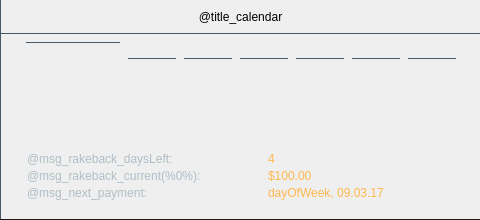
  <widget class="QFrame" name="frame_calendar">
   <property name="geometry">
    <rect>
     <x>480</x>
     <y>0</y>
     <width>480</width>
     <height>220</height>
    </rect>
   </property>
   <property name="minimumSize">
    <size>
     <width>480</width>
     <height>220</height>
    </size>
   </property>
   <property name="maximumSize">
    <size>
     <width>480</width>
     <height>220</height>
    </size>
   </property>
   <property name="styleSheet">
    <string notr="true">.QFrame {
    border-left: 1px solid #455a64;
    border-bottom: 1px solid #191919;
    border-bottom-left-radius: 0px 1px;
}</string>
   </property>
   <property name="frameShape">
    <enum>QFrame::StyledPanel</enum>
   </property>
   <property name="frameShadow">
    <enum>QFrame::Raised</enum>
   </property>
   <layout class="QVBoxLayout" name="verticalLayout_2" stretch="0,1">
    <property name="spacing">
     <number>0</number>
    </property>
    <property name="leftMargin">
     <number>0</number>
    </property>
    <property name="topMargin">
     <number>0</number>
    </property>
    <property name="rightMargin">
     <number>0</number>
    </property>
    <property name="bottomMargin">
     <number>0</number>
    </property>
    <item>
     <widget class="QLabel" name="title_calendar">
      <property name="minimumSize">
       <size>
        <width>0</width>
        <height>33</height>
       </size>
      </property>
      <property name="maximumSize">
       <size>
        <width>16777215</width>
        <height>33</height>
       </size>
      </property>
      <property name="text">
       <string>@title_calendar</string>
      </property>
      <property name="alignment">
       <set>Qt::AlignCenter</set>
      </property>
     </widget>
    </item>
    <item>
     <widget class="QWidget" name="body_calendar" native="true">
      <property name="styleSheet">
       <string notr="true">.QWidget {
    background-color: transparent;
    border-top: 1px solid #455a64;
}

QLabel {
    border: none;
    background-color: transparent;
    color: #546e7a;
    font: 600 10px &quot;Open Sans&quot;;
    padding-bottom: 1px;
}
</string>
      </property>
      <widget class="QWidget" name="calendar_section_info" native="true">
       <property name="geometry">
        <rect>
         <x>23</x>
         <y>102</y>
         <width>431</width>
         <height>75</height>
        </rect>
       </property>
       <property name="minimumSize">
        <size>
         <width>431</width>
         <height>0</height>
        </size>
       </property>
       <property name="styleSheet">
        <string notr="true">QWidget {
    border: none;
}

QLabel {
    font: 13px &quot;Open Sans Semibold&quot;;
    color: #b0bec5;
}</string>
       </property>
       <layout class="QGridLayout" name="gridLayout_2" rowstretch="0,0,1" columnstretch="0,0">
        <property name="sizeConstraint">
         <enum>QLayout::SetDefaultConstraint</enum>
        </property>
        <property name="leftMargin">
         <number>0</number>
        </property>
        <property name="topMargin">
         <number>17</number>
        </property>
        <property name="rightMargin">
         <number>0</number>
        </property>
        <property name="bottomMargin">
         <number>0</number>
        </property>
        <property name="horizontalSpacing">
         <number>50</number>
        </property>
        <property name="verticalSpacing">
         <number>2</number>
        </property>
        <item row="0" column="0" alignment="Qt::AlignLeft|Qt::AlignTop">
         <widget class="QLabel" name="msg_rakeback_daysLeft">
          <property name="text">
           <string>@msg_rakeback_daysLeft:</string>
          </property>
         </widget>
        </item>
        <item row="0" column="1" alignment="Qt::AlignLeft|Qt::AlignTop">
         <widget class="QLabel" name="value_rakeback_daysLeft">
          <property name="styleSheet">
           <string notr="true">QLabel { color: #ffb74d; }</string>
          </property>
          <property name="text">
           <string notr="true">4</string>
          </property>
         </widget>
        </item>
        <item row="1" column="0" alignment="Qt::AlignLeft|Qt::AlignTop">
         <widget class="TextWidget" name="msg_rakeback_current">
          <property name="strings">
           <stringlist notr="true">
            <string>35</string>
           </stringlist>
          </property>
          <property name="text">
           <string>@msg_rakeback_current(%0%):</string>
          </property>
         </widget>
        </item>
        <item row="1" column="1" alignment="Qt::AlignLeft|Qt::AlignTop">
         <widget class="QLabel" name="value_rakeback_current">
          <property name="styleSheet">
           <string notr="true">QLabel { color: #ffb74d; }</string>
          </property>
          <property name="text">
           <string notr="true">$100.00</string>
          </property>
         </widget>
        </item>
        <item row="2" column="0" alignment="Qt::AlignLeft|Qt::AlignTop">
         <widget class="QLabel" name="msg_next_payment">
          <property name="text">
           <string>@msg_next_payment:</string>
          </property>
         </widget>
        </item>
        <item row="2" column="1" alignment="Qt::AlignLeft|Qt::AlignTop">
         <widget class="QLabel" name="value_next_payment">
          <property name="styleSheet">
           <string notr="true">QLabel { color: #ffb74d; }</string>
          </property>
          <property name="text">
           <string notr="true">dayOfWeek, 09.03.17</string>
          </property>
          <property name="textInteractionFlags">
           <set>Qt::LinksAccessibleByMouse|Qt::TextSelectableByKeyboard</set>
          </property>
         </widget>
        </item>
       </layout>
      </widget>
      <widget class="QWidget" name="week" native="true">
       <property name="geometry">
        <rect>
         <x>0</x>
         <y>0</y>
         <width>478</width>
         <height>102</height>
        </rect>
       </property>
       <property name="styleSheet">
        <string notr="true">#week {
border: none;
background-color: none;
}</string>
       </property>
       <layout class="QHBoxLayout" name="horizontalLayout_4">
        <property name="spacing">
         <number>8</number>
        </property>
        <property name="leftMargin">
         <number>25</number>
        </property>
        <property name="topMargin">
         <number>9</number>
        </property>
        <property name="rightMargin">
         <number>23</number>
        </property>
        <property name="bottomMargin">
         <number>3</number>
        </property>
        <item alignment="Qt::AlignVCenter">
         <widget class="CalendarItem" name="day_1">
          <property name="minimumSize">
           <size>
            <width>94</width>
            <height>90</height>
           </size>
          </property>
          <property name="maximumSize">
           <size>
            <width>94</width>
            <height>90</height>
           </size>
          </property>
          <property name="date" stdset="0">
           <date>
            <year>2016</year>
            <month>12</month>
            <day>31</day>
           </date>
          </property>
         </widget>
        </item>
        <item alignment="Qt::AlignVCenter">
         <widget class="CalendarItem" name="day_2">
          <property name="minimumSize">
           <size>
            <width>48</width>
            <height>58</height>
           </size>
          </property>
          <property name="maximumSize">
           <size>
            <width>48</width>
            <height>58</height>
           </size>
          </property>
          <property name="date" stdset="0">
           <date>
            <year>2016</year>
            <month>12</month>
            <day>31</day>
           </date>
          </property>
         </widget>
        </item>
        <item alignment="Qt::AlignVCenter">
         <widget class="CalendarItem" name="day_3">
          <property name="minimumSize">
           <size>
            <width>48</width>
            <height>58</height>
           </size>
          </property>
          <property name="maximumSize">
           <size>
            <width>48</width>
            <height>58</height>
           </size>
          </property>
          <property name="date" stdset="0">
           <date>
            <year>2016</year>
            <month>12</month>
            <day>31</day>
           </date>
          </property>
         </widget>
        </item>
        <item alignment="Qt::AlignVCenter">
         <widget class="CalendarItem" name="day_4">
          <property name="minimumSize">
           <size>
            <width>48</width>
            <height>58</height>
           </size>
          </property>
          <property name="maximumSize">
           <size>
            <width>48</width>
            <height>58</height>
           </size>
          </property>
          <property name="date" stdset="0">
           <date>
            <year>2016</year>
            <month>12</month>
            <day>31</day>
           </date>
          </property>
         </widget>
        </item>
        <item alignment="Qt::AlignVCenter">
         <widget class="CalendarItem" name="day_5">
          <property name="minimumSize">
           <size>
            <width>48</width>
            <height>58</height>
           </size>
          </property>
          <property name="maximumSize">
           <size>
            <width>48</width>
            <height>58</height>
           </size>
          </property>
          <property name="date" stdset="0">
           <date>
            <year>2016</year>
            <month>12</month>
            <day>31</day>
           </date>
          </property>
         </widget>
        </item>
        <item alignment="Qt::AlignVCenter">
         <widget class="CalendarItem" name="day_6">
          <property name="minimumSize">
           <size>
            <width>48</width>
            <height>58</height>
           </size>
          </property>
          <property name="maximumSize">
           <size>
            <width>48</width>
            <height>58</height>
           </size>
          </property>
          <property name="date" stdset="0">
           <date>
            <year>2016</year>
            <month>12</month>
            <day>31</day>
           </date>
          </property>
         </widget>
        </item>
        <item alignment="Qt::AlignVCenter">
         <widget class="CalendarItem" name="day_7">
          <property name="minimumSize">
           <size>
            <width>48</width>
            <height>58</height>
           </size>
          </property>
          <property name="maximumSize">
           <size>
            <width>48</width>
            <height>58</height>
           </size>
          </property>
          <property name="date" stdset="0">
           <date>
            <year>2016</year>
            <month>12</month>
            <day>31</day>
           </date>
          </property>
         </widget>
        </item>
       </layout>
      </widget>
     </widget>
    </item>
   </layout>
  </widget>
